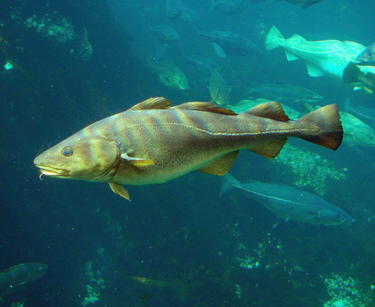
#> input picture data/fish.bmp, 375 x 307 px
$ jupyter execute hybrid-images_Task1.ipynb
#> lines starting #> are read from the running program, lines starting #| are printed output that depends on the picture
[cell 1]
import numpy as np
import cv2
import matplotlib.pyplot as plt

img1 = cv2.imread('./data/fish.bmp')       #shape:(307, 375, 3)
#> img1 is the input picture: shape (307, 375, 3); mean B, G, R 98.4, 95.5, 27.2
img2 = cv2.imread('./data/submarine.bmp')  #shape:(307, 375, 3)
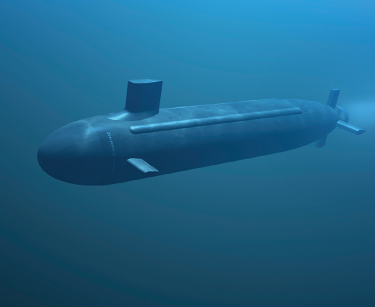
#> input picture data/submarine.bmp, 375 x 307 px
#> img2 is the input picture: shape (307, 375, 3); mean B, G, R 136.3, 99.7, 29.4

sigma = 3
kernel_size = (0,0)
#对两张图像都做高斯滤波
img1_G = cv2.GaussianBlur(img1, kernel_size, sigma)
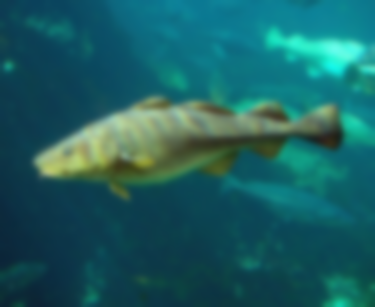
#> img1_G: shape (307, 375, 3); mean B, G, R 98.4, 95.5, 27.2
img2_G = cv2.GaussianBlur(img2, kernel_size, sigma)

#对img2做Laplacian of Gaussian
img2_G_ = cv2.subtract(img2, img2_G)
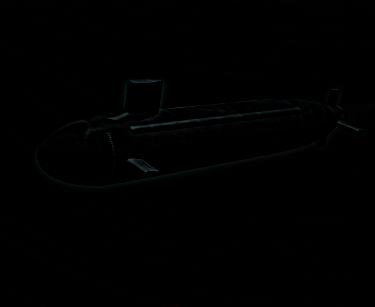
#> img2_G_: shape (307, 375, 3); mean B, G, R 0.8, 0.7, 0.8
img2_L = cv2.addWeighted(img2, 1, img2_G_, 1.5, 0)

#将img1_G与img2_L相加
hybrid_img = cv2.addWeighted(img1_G, 0.5, img2_L, .8, 0)
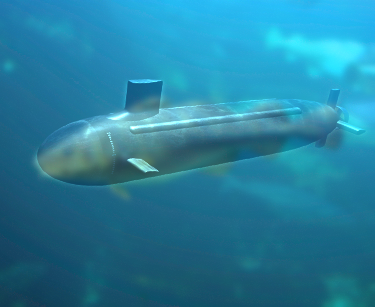
#> hybrid_img: shape (307, 375, 3); mean B, G, R 159, 128.3, 38.1


plt.imshow(hybrid_img[:,:,::-1])
plt.title('hybrid-img')
plt.xticks([]), plt.yticks([])
plt.show()

# [4 lines of commented-out code are left out]
